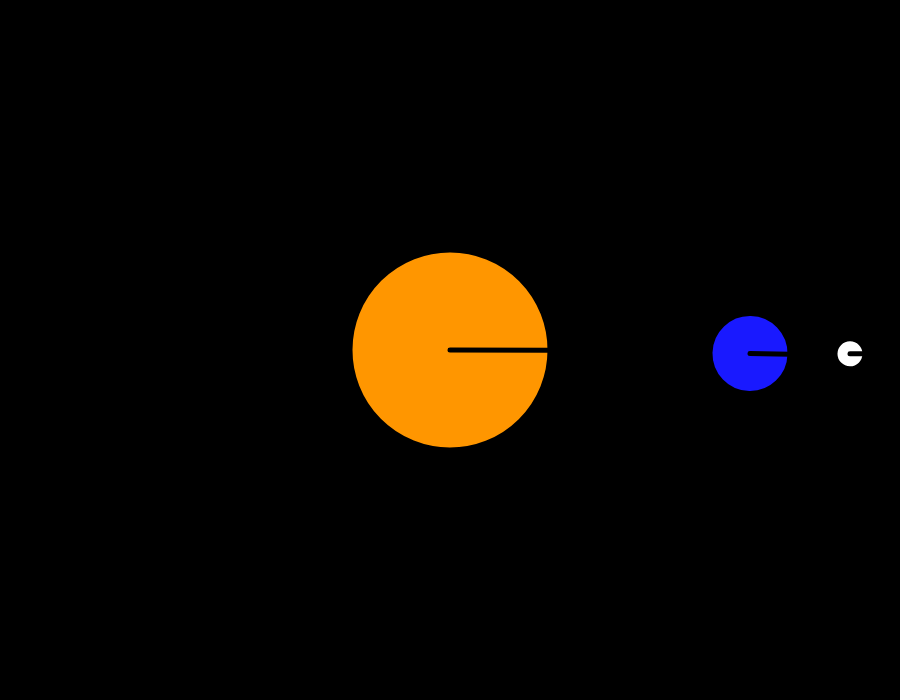
Frame 1 (no input)
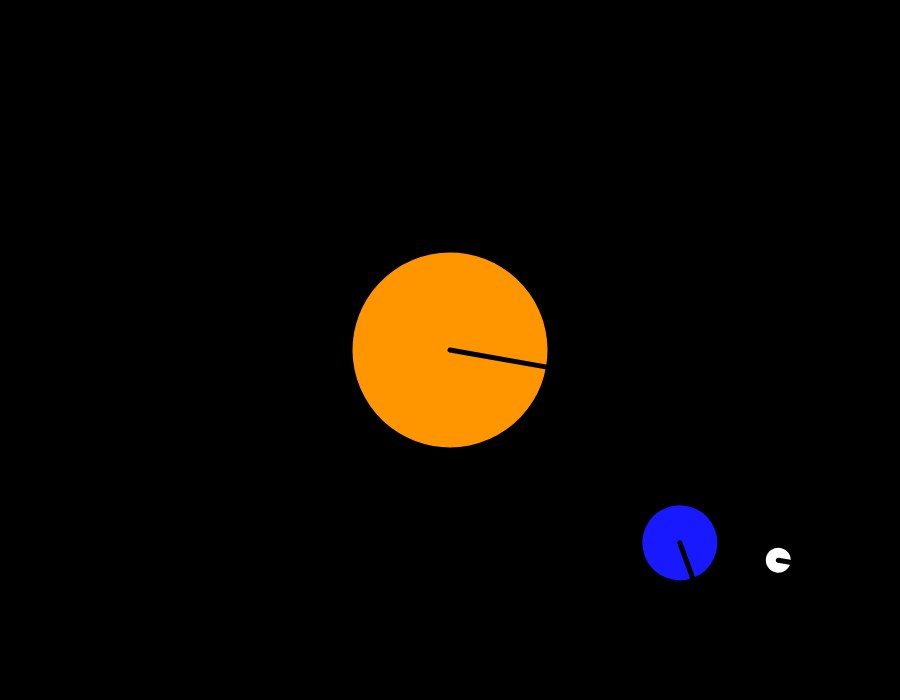
Frame 60 (no input)
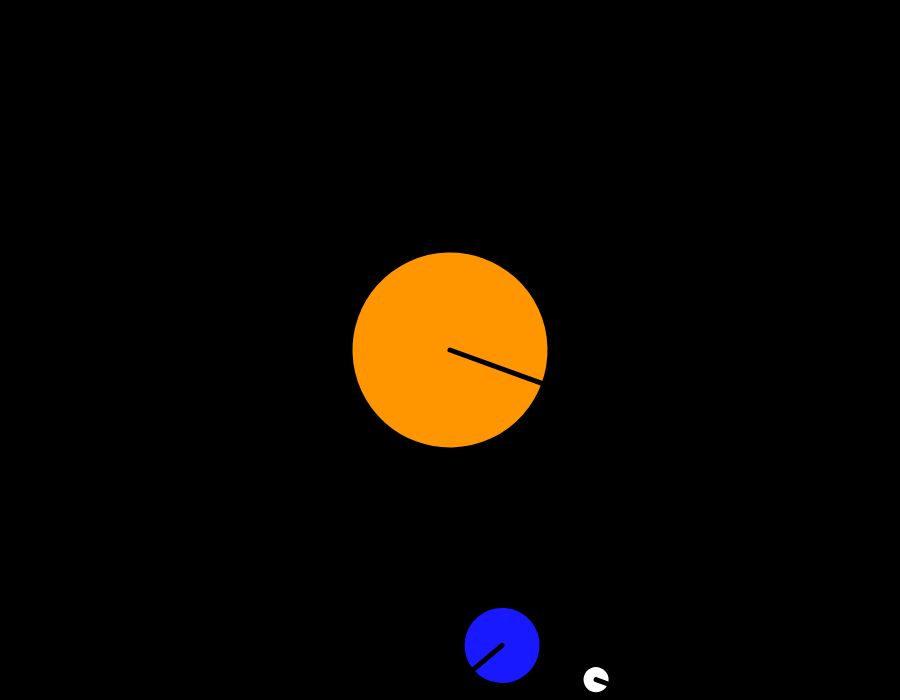
Frame 120 (the mouse pressed at the canvas centre since frame 60)

The p5.js sketch that drew these frames (run headless with seeded random() and noise() and a simulated clock; from frame 60 on, the mouse is pressed at the canvas centre):

// p5.js sketch
// ── sketch.js
var speed;



function setup() {
    createCanvas(900, 700);
	//angleMode(DEGREE);
}

function draw() {
    background(0);
    speed = frameCount/2;

    push();
    translate(width/2, height/2);
	rotate(radians(speed/3));
    celestialObj(color(255,150,0), 200); // SUN
	

		rotate(radians(speed));
		translate(300,0);
        rotate(radians(speed));
			celestialObj(color(25,25,255),80);
            //moon 
			

			rotate(radians(-speed *2));
			translate(100,0);
			celestialObj(color(255),30);
            //earth 

    pop();
	
	
}

function celestialObj(c, size){
    strokeWeight(5);
    fill(c);
    stroke(0);
    ellipse(0, 0, size, size);
    line(0, 0, size/2, 0);
}
